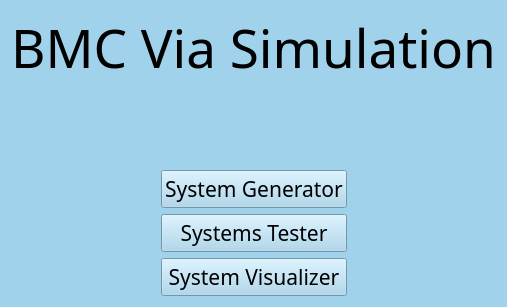
<?xml version="1.0" encoding="UTF-8"?>
<ui version="4.0">
 <class>Form</class>
 <widget class="QWidget" name="Form">
  <property name="windowModality">
   <enum>Qt::WindowModal</enum>
  </property>
  <property name="geometry">
   <rect>
    <x>0</x>
    <y>0</y>
    <width>474</width>
    <height>285</height>
   </rect>
  </property>
  <property name="sizePolicy">
   <sizepolicy hsizetype="Preferred" vsizetype="Preferred">
    <horstretch>0</horstretch>
    <verstretch>0</verstretch>
   </sizepolicy>
  </property>
  <property name="minimumSize">
   <size>
    <width>0</width>
    <height>0</height>
   </size>
  </property>
  <property name="maximumSize">
   <size>
    <width>16777215</width>
    <height>400</height>
   </size>
  </property>
  <property name="windowTitle">
   <string>Form</string>
  </property>
  <property name="styleSheet">
   <string notr="true">background-color: rgb(206, 225, 255);
background-color: rgb(173, 178, 200);
background-color: rgb(197, 209, 216);
background-color: rgb(160, 210, 235);</string>
  </property>
  <layout class="QGridLayout" name="gridLayout">
   <item row="0" column="0" colspan="3">
    <widget class="QLabel" name="LabelHeader">
     <property name="sizePolicy">
      <sizepolicy hsizetype="Preferred" vsizetype="Fixed">
       <horstretch>0</horstretch>
       <verstretch>0</verstretch>
      </sizepolicy>
     </property>
     <property name="font">
      <font>
       <family>Sans Serif</family>
       <pointsize>40</pointsize>
       <weight>50</weight>
       <italic>false</italic>
       <bold>false</bold>
       <strikeout>false</strikeout>
      </font>
     </property>
     <property name="styleSheet">
      <string notr="true">font: 40pt&quot;Sans Serif&quot;;
</string>
     </property>
     <property name="text">
      <string>BMC Via Simulation</string>
     </property>
     <property name="alignment">
      <set>Qt::AlignHCenter|Qt::AlignTop</set>
     </property>
    </widget>
   </item>
   <item row="2" column="1">
    <widget class="QPushButton" name="BtnGenerator">
     <property name="minimumSize">
      <size>
       <width>50</width>
       <height>0</height>
      </size>
     </property>
     <property name="font">
      <font>
       <family>Sans Serif</family>
       <pointsize>16</pointsize>
       <weight>50</weight>
       <italic>false</italic>
       <bold>false</bold>
      </font>
     </property>
     <property name="cursor">
      <cursorShape>OpenHandCursor</cursorShape>
     </property>
     <property name="toolTip">
      <string>&lt;html&gt;&lt;head/&gt;&lt;body&gt;&lt;p&gt;&lt;br/&gt;&lt;/p&gt;&lt;/body&gt;&lt;/html&gt;</string>
     </property>
     <property name="layoutDirection">
      <enum>Qt::LeftToRight</enum>
     </property>
     <property name="styleSheet">
      <string notr="true">font: 16pt&quot;Sans Serif&quot;;</string>
     </property>
     <property name="text">
      <string>System Generator</string>
     </property>
     <property name="iconSize">
      <size>
       <width>5</width>
       <height>5</height>
      </size>
     </property>
    </widget>
   </item>
   <item row="3" column="1">
    <widget class="QPushButton" name="BtnTester">
     <property name="font">
      <font>
       <family>Sans Serif</family>
       <pointsize>16</pointsize>
       <weight>50</weight>
       <italic>false</italic>
       <bold>false</bold>
      </font>
     </property>
     <property name="cursor">
      <cursorShape>OpenHandCursor</cursorShape>
     </property>
     <property name="styleSheet">
      <string notr="true">font: 16pt&quot;Sans Serif&quot;;</string>
     </property>
     <property name="text">
      <string>Systems Tester</string>
     </property>
    </widget>
   </item>
   <item row="4" column="1">
    <widget class="QPushButton" name="BtnVisual">
     <property name="font">
      <font>
       <family>Sans Serif</family>
       <pointsize>16</pointsize>
       <weight>50</weight>
       <italic>false</italic>
       <bold>false</bold>
      </font>
     </property>
     <property name="cursor">
      <cursorShape>OpenHandCursor</cursorShape>
     </property>
     <property name="styleSheet">
      <string notr="true">font: 16pt&quot;Sans Serif&quot;;</string>
     </property>
     <property name="text">
      <string>System Visualizer</string>
     </property>
    </widget>
   </item>
   <item row="1" column="1">
    <spacer name="verticalSpacer">
     <property name="orientation">
      <enum>Qt::Vertical</enum>
     </property>
     <property name="sizeType">
      <enum>QSizePolicy::Fixed</enum>
     </property>
     <property name="sizeHint" stdset="0">
      <size>
       <width>20</width>
       <height>80</height>
      </size>
     </property>
    </spacer>
   </item>
  </layout>
 </widget>
 <resources/>
 <connections/>
</ui>
